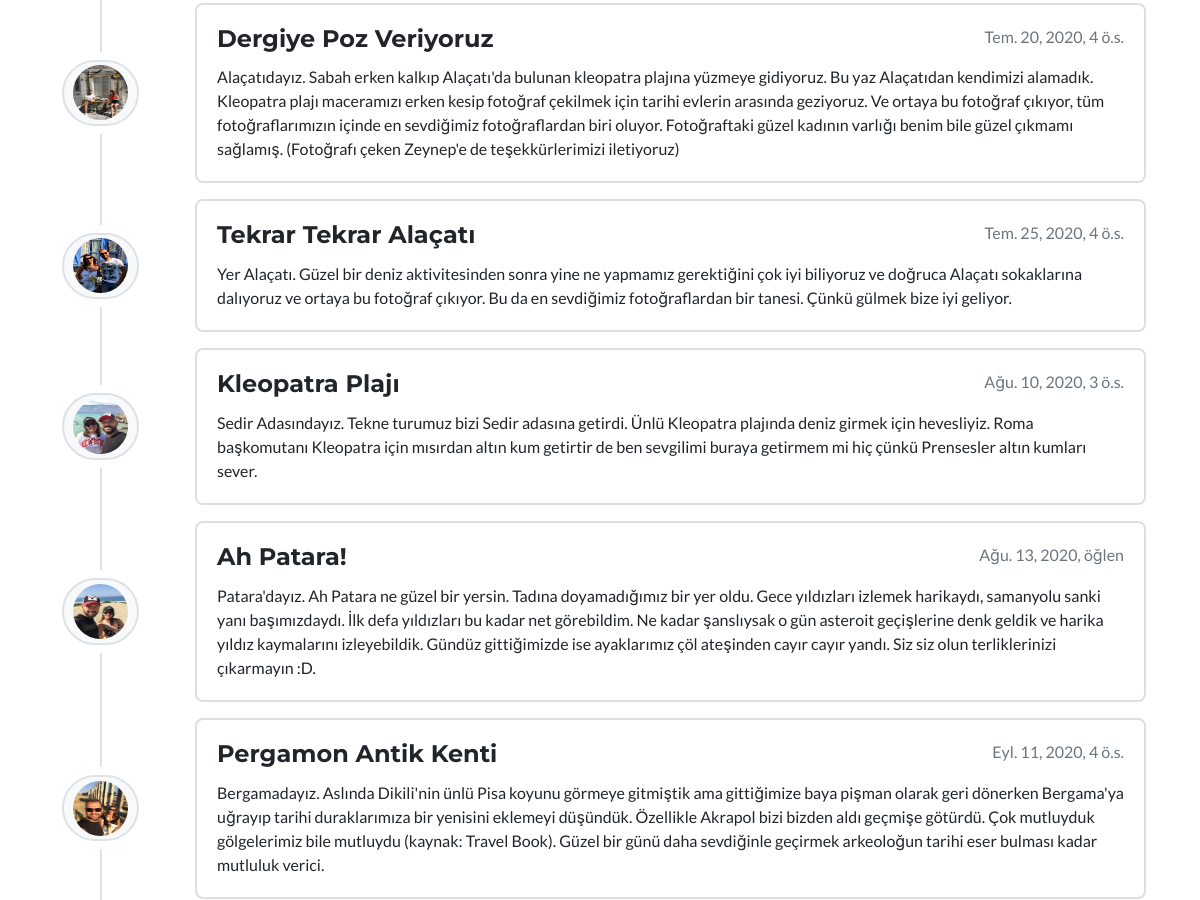
Before: /story/ (signed in, middle part) with the older database file.
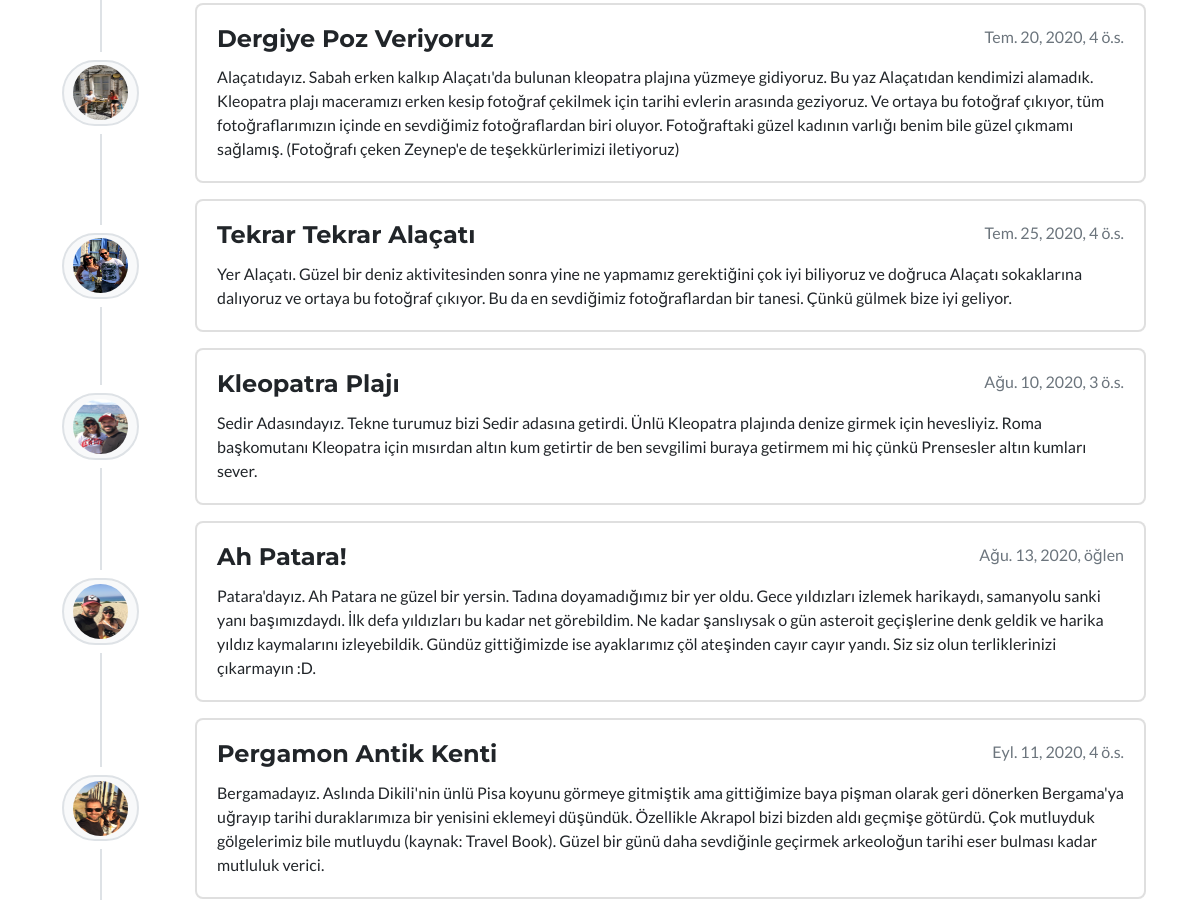
After: the same page with the newer database file.
### memories/models.py (models this page shows, shortened)
class Memory(models.Model):
    name  = models.CharField(max_length=200, unique=True, verbose_name="Hikayenin Adı")
    category = models.ForeignKey(Category,null=True, on_delete=models.DO_NOTHING)
    tags= models.ManyToManyField (Tag, blank=True, null=True)
    description = models.TextField(blank=True, null=True, verbose_name="Hikaye İçeriği")
    image = models.ImageField(upload_to="memories/%Y/%m/%d/", default="memories/default.jpg")
    date = models.DateTimeField(auto_now=False, verbose_name="Hikaye Tarihi")
    available= models.BooleanField(default=True, verbose_name="Hikaye Aktif Mi?")

### pages/views.py (the view)
# urls.py: path('story/',views.story, name="story"),
@login_required(login_url='login')
def story (request):
    memory= Memory.objects.all().order_by('date')
    categories = Category.objects.all()
    tags = Tag.objects.all()
    context = {
        'memory':memory,
        'tags':tags,
        'categories': categories
    }
    return render (request, 'ourstory.html',context)

### templates/ourstory.html (shortened to what this page needs)
{% extends 'partials/_base.html' %} {% load static %} {% block content %}
<br>
<br>
<br>
<br>
<div class="container py-2 mt-4 mb-4">
        {% for memo in memory%}
        <div class="row">
    <div class="col-auto text-center flex-column d-none d-sm-flex">
      <div class="row h-50">
        {% if not forloop.first %}
        <div class="col border-right">&nbsp;</div>
        <div class="col">&nbsp;</div>
      {%endif%}
        </div>
      <h5 class="m-2">
        <span class="badge badge-pill bg-light border"><img class="rounded-circle z-depth-2" style="width:55px; height:55px; border-radius: 50%;" alt="100x100" src="{{memo.image.url}}"></img></span>
      </h5>
      <div class="row h-50">
        <div class="col border-right">&nbsp;</div>
        <div class="col">&nbsp;</div>
      </div>
    </div>
    <div class="col py-2">
      <div class="card">
        <div class="card-body">
          <div class="float-right text-muted">{{memo.date}}</div>
          <h4 class="card-title ">{{memo.name}}</h4>
          <p class="card-text">{{memo.description}}</p>
        </div>
      </div>
    </div>
  </div>
  {% endfor %}
</div>
{% endblock %}

Changed rows visible on the page:
changed Memory "Kleopatra Plajı": description "…getirdi. Ünlü Kleopatra plajında deniz girmek için hevesliyiz. Roma…" → "…getirdi. Ünlü Kleopatra plajında denize girmek için hevesliyiz. Roma…"
